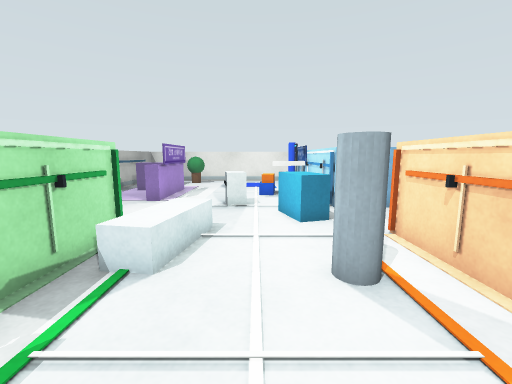
View 1 (above)

22 first-person views from a walk through a Gazebo world. The camera is 0.9 m above the floor, tilts 8° down and sees 90° across. The floor is counted in squares, 0.5 m on a side. Each view is taken from the middle of a square. On the plan, view 1 faces up. The plan holds only what a view shows up to about 15 squares ahead; the rest is blank.

View 2
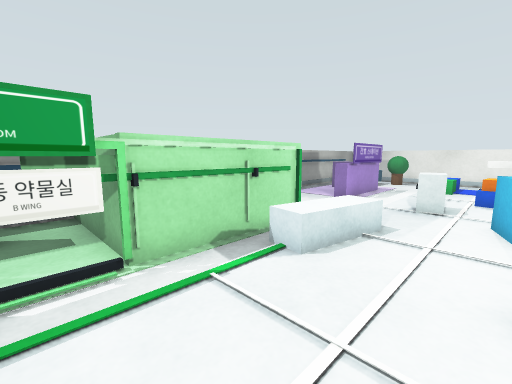

View 3
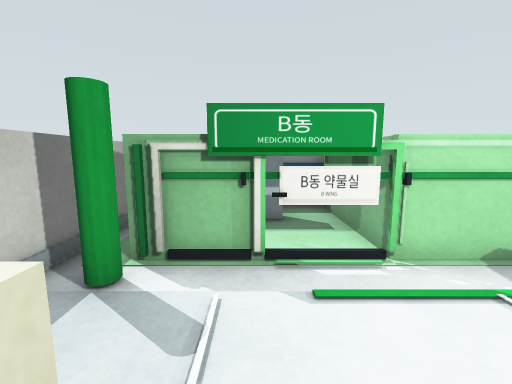

View 4
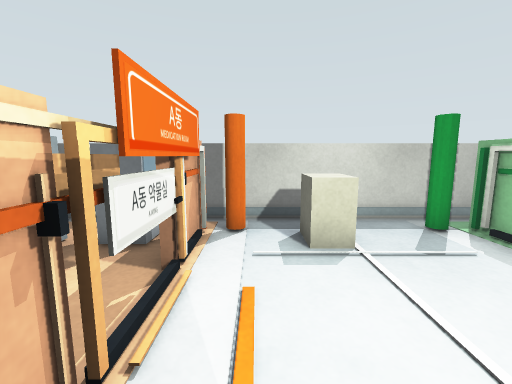

View 5
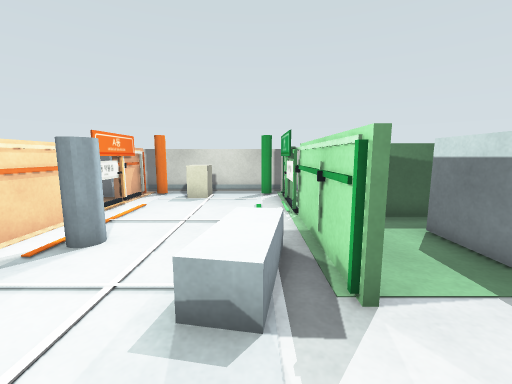

View 6
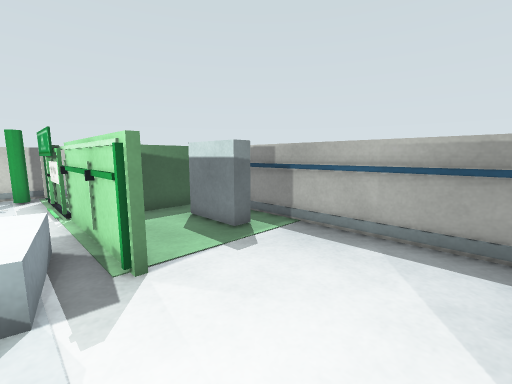

View 7
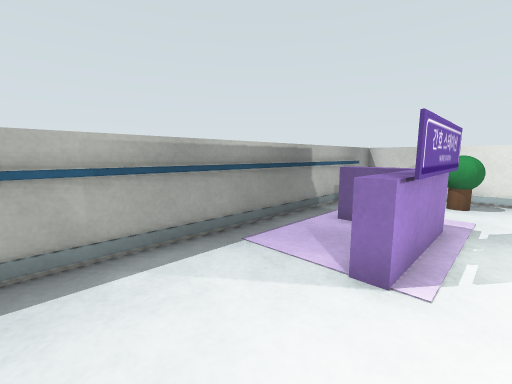

View 8
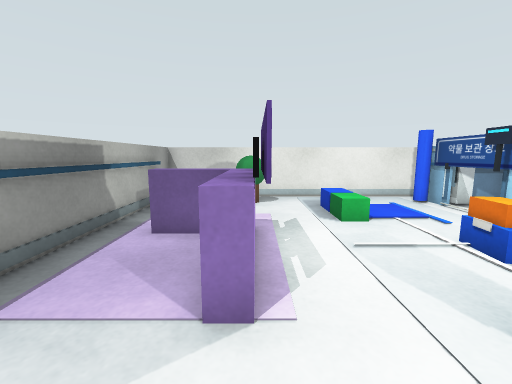

View 9
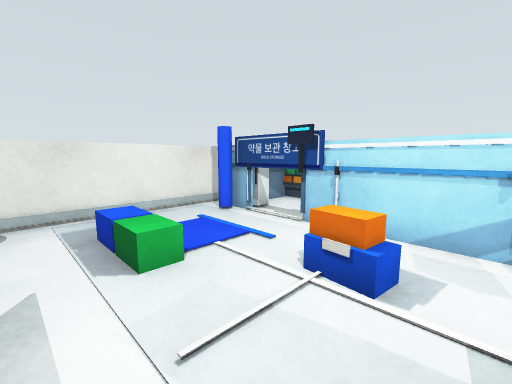

View 10
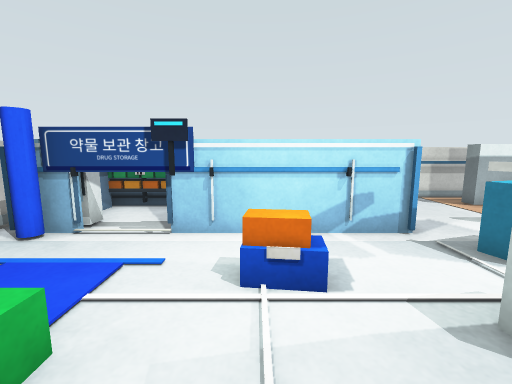

View 11
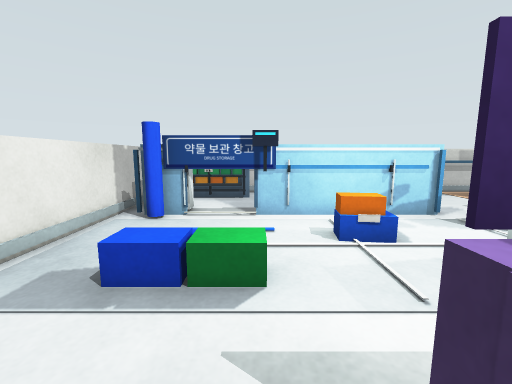

View 12
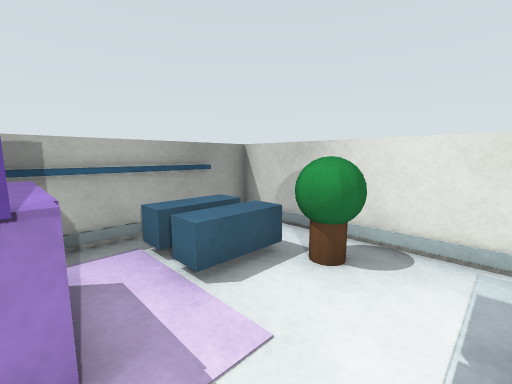

View 13
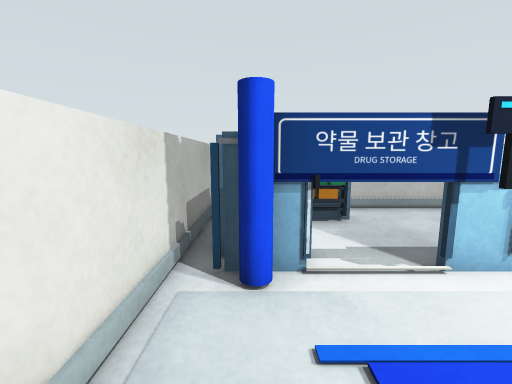

View 14
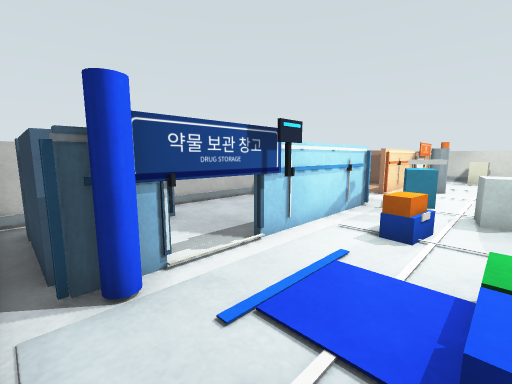

View 15
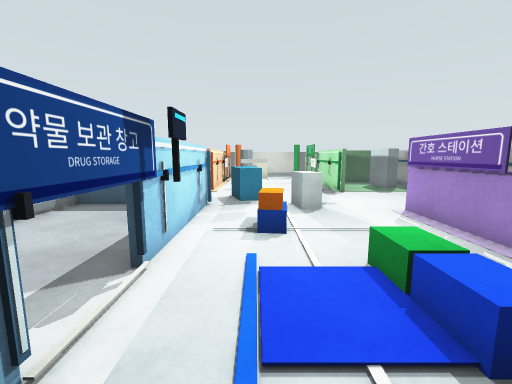

View 16
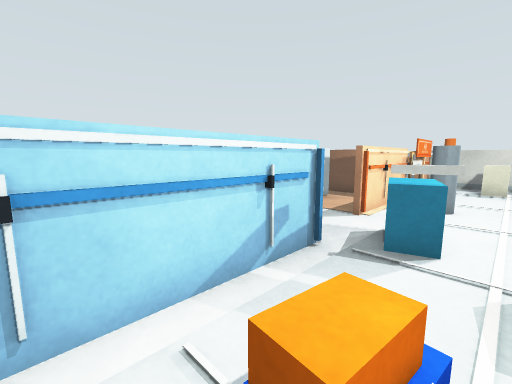

View 17
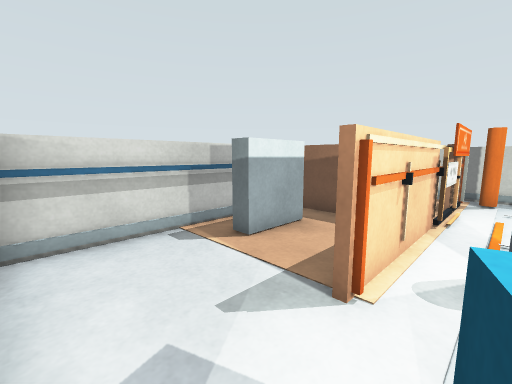

View 18
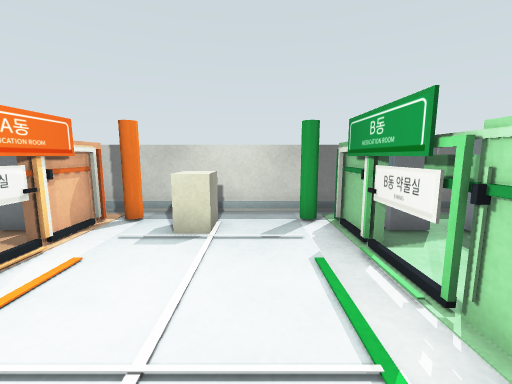

View 19
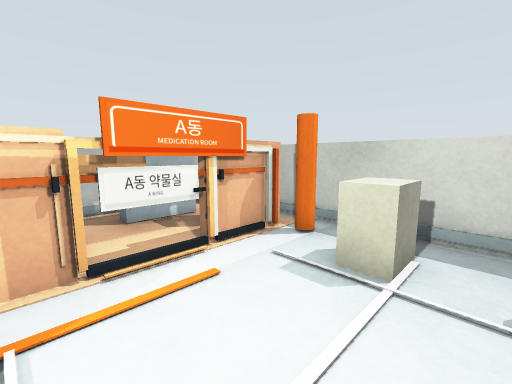

View 20
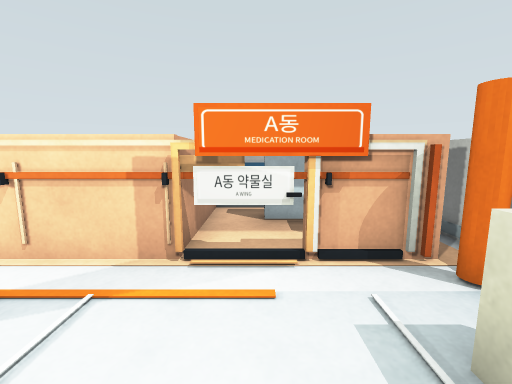

View 21
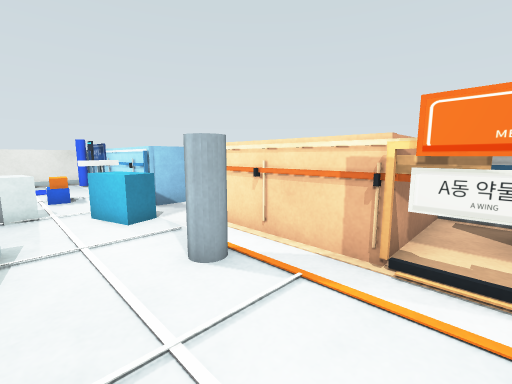

View 22
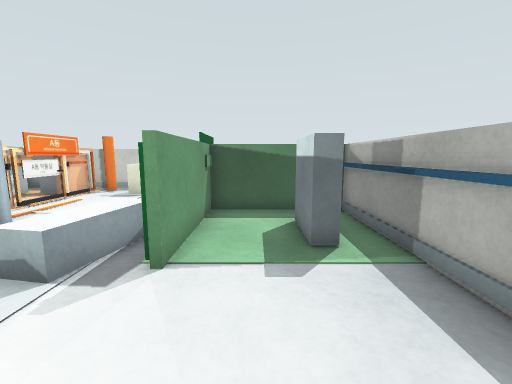

### Floor plan
Key: @ floor where view 1 was taken; # wall or solid block; . floor; S shelf; P person; B white box; R orange box; L blue box; C cart; U blue post; Y cyan box; G green post; A orange post; E grey cylinder; T pickup truck; K black box; I sign; N cabinet; F door leaf; H grey box; J green pole; M orange pole; Q blue pole; O other object.
Columns run from 8 left of view 1 to 8 right of it. Each row starts with its distance up from view 1.
 20 #################
 19 #..........U....#
 18 #O.OO......Q  ST
 17 #OOO...T...KS.S
 16 #OOO...T...F..S
 15 #......T..S#..T #
 14 #.PP#......#... #
 13 #...P...BR.#... #
 12 #...P...LL.# ..#
 11 #...#......# ..#
 10 #......C...## .#
  9 #......C.B.U####
  8 #........BY....#
  7 #........YY.... #
  6 #....GBB...A#.. #
  5 #.N..#B....##.NN#
  4 #.N..#B..EE# .N #
  3 #.N..#.....##.N
  2 #####K.....K#####
  1 #....K.....K....#
  0 #.N..I..@..I..N.#
 -1   N..I.....I..N
 -2   NB F..HH.F BN
 -3   .B.J..HH.M.B..
 -4 #....G.....A.. .#
 -5 #################

Where each view was taken, in squares from view 1:
view 1: 0 up, 0 right, facing up
view 2: 0 up, 1 right, facing up-left
view 3: 1 down, 1 right, facing left
view 4: 3 up, 2 right, facing down
view 5: 9 up, 2 left, facing down
view 6: 10 up, 2 left, facing down-left
view 7: 7 up, 3 left, facing up-left
view 8: 8 up, 4 left, facing up
view 9: 11 up, 3 left, facing up-right
view 10: 13 up, 3 left, facing right
view 11: 15 up, 5 left, facing right
view 12: 14 up, 2 left, facing up-left
view 13: 18 up, 1 left, facing right
view 14: 19 up, 1 left, facing down-right
view 15: 19 up, 1 right, facing down
view 16: 14 up, 0 right, facing down-right
view 17: 9 up, 2 right, facing down-right
view 18: 4 up, 1 left, facing down
view 19: 2 up, 1 left, facing down-right
view 20: 0 up, 1 left, facing right
view 21: 0 up, 1 left, facing up-right
view 22: 10 up, 5 left, facing down
